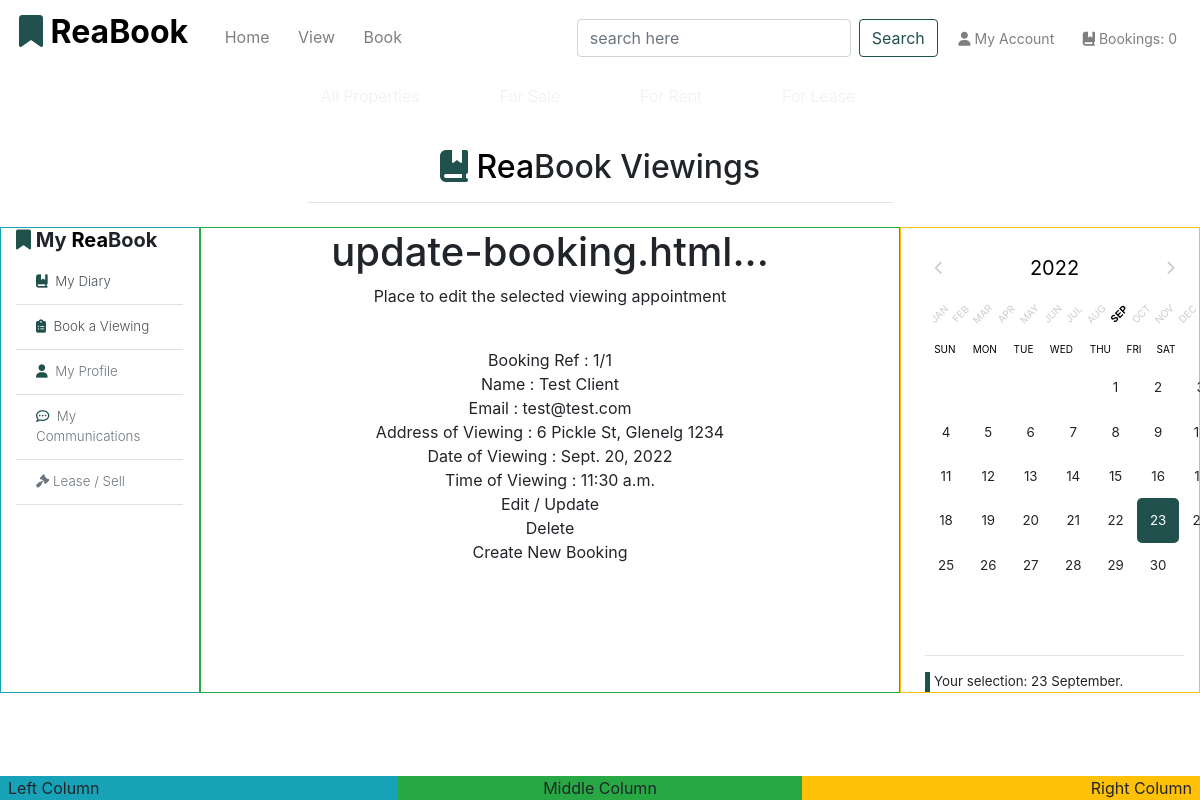
Before: /book/diary/1/ (signed in) with the older database file.
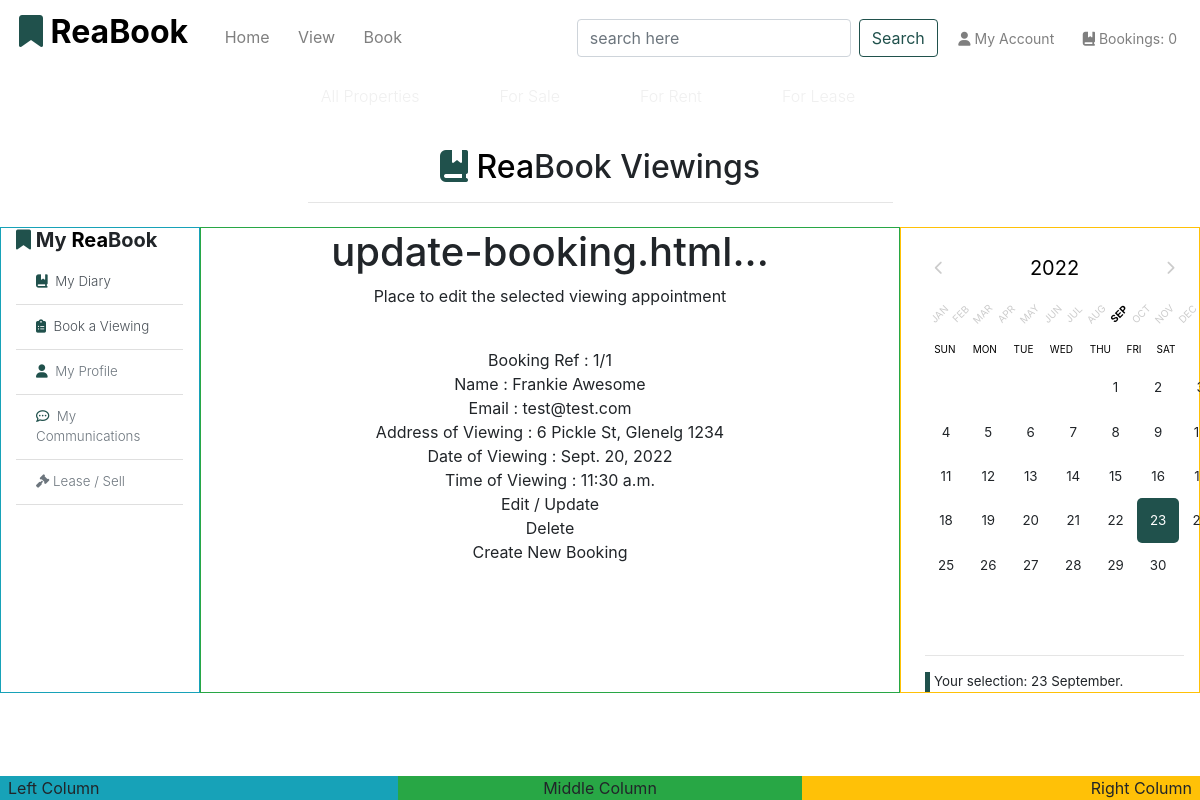
After: the same page with the newer database file.
### app_bookings/models.py (models this page shows, shortened)
class Booking(models.Model):
    booking_number = models.CharField(max_length=8, null=False, editable=False)
    client = models.ForeignKey('app_bookings.Client', null=True, on_delete=models.SET_NULL)
    property_id = models.ForeignKey('app_properties.Property', null=True, blank=True, on_delete=models.SET_NULL)
    booking_name = models.CharField(max_length=254, null=True, blank=True, default='15 min Viewing')
    date_of_viewing = models.DateField(default=date.today)
    time_of_viewing = models.TimeField(default=timezone.now)
    client_message = models.TextField(null=True, blank=True)
    date_submitted = models.DateTimeField(default=timezone.now)
    viewing_active = models.BooleanField(default=True)
    class Meta:
        verbose_name_plural = 'Bookings'
    def __str__(self):
        return self.booking_number

class Client(models.Model):
    f_name = models.CharField(max_length=40)
    l_name = models.CharField(max_length=40)
    client_username = models.CharField(max_length=40, default='Create Username')
    client_email = models.EmailField(max_length=254)
    client_phone = models.IntegerField(null=True, blank=True, default=123456789)
    client_city = models.CharField(max_length=140, null=True, blank=True)
    client_state = models.CharField(max_length=10, null=True, blank=True)
    client_zip = models.CharField(max_length=10, default='123 45')
    client_country = models.CharField(max_length=140, null=True, blank=True)
    contact_ok = models.BooleanField(default=False)

### app_properties/models.py (models this page shows, shortened)
class Property(models.Model):
    category = models.ForeignKey(
        'Category', null=True, blank=True, on_delete=models.SET_NULL
        )
    sector = models.ForeignKey(
        'Sector', null=True, blank=True, on_delete=models.SET_NULL
        )
    title_no = models.CharField(max_length=254, default='LT0000', unique=True)
    name = models.CharField(max_length=30)
    ribbon_feature = models.CharField(max_length=20, default="New Listing")
    description = models.TextField()
    sale_price = models.IntegerField(null=False, blank=False, default=1000000)
    rent_pw = models.IntegerField(null=False, blank=False, default=100000)
    rating = models.DecimalField(
        max_digits=3, decimal_places=1, null=True, blank=True
        )
    main_image_url = models.URLField(max_length=1024, null=True, blank=True)
    main_image = models.ImageField(null=True, blank=True)
    bath_image = models.ImageField(null=True, blank=True)
    kitchen_image = models.ImageField(null=True, blank=True)
    bedroom_image = models.ImageField(null=True, blank=True)
    living_image = models.ImageField(null=True, blank=True)
    main_image = models.ImageField(null=True, blank=True)
    bedrooms = models.IntegerField(null=False, blank=False)
    bathrooms = models.IntegerField(null=False, blank=False)
    carports = models.IntegerField(null=False, blank=False)
    land_area = models.IntegerField(null=True, blank=True)
    building_area = models.IntegerField(null=True, blank=True)
    air_conditioning = models.IntegerField(null=False, blank=False)
    unit_no = models.IntegerField(null=True, blank=True)
    house_no = models.IntegerField(null=True, blank=False, default="No.")
    level = models.IntegerField(null=True, blank=True)
    street = models.CharField(max_length=40, null=True, blank=False, default='Street')
    suburb = models.CharField(max_length=40)
    city = models.CharField(max_length=40)
    state = models.CharField(max_length=40, null=True, blank=True)
    country = models.CharField(max_length=40, null=True, blank=True)
    postcode = models.CharField(max_length=10)
    build_date = models.DateField(null=True, blank=True)
    list_date = models.DateField(auto_now_add=True)
    list_duration = models.IntegerField(null=False, blank=False, default=30)
    date_available = models.DateField(null=True, blank=True)
    owner_fname = models.CharField(max_length=254, null=True, blank=False)
    owner_lname = models.CharField(max_length=254, null=True, blank=False)
    viewings = models.BooleanField(default=True)
    realtor = models.CharField(max_length=256, null=True, blank=True, default='ReaBook.net')
    class Meta:
        verbose_name_plural = 'Properties'
        get_latest_by = 'list_date'

### app_bookings/views.py (the view)
# urls.py: path('diary/<int:booking_id>/', views.update_booking, name='update_booking'),
def update_booking(request, booking_id):
    booking = Booking.objects.get(pk=booking_id)
    context = {'booking': booking, }
    return render(request, 'book/update-booking.html', context)

### app_bookings/templates/book/update-booking.html (shortened to what this page needs)
{% extends 'base.html' %}
{% load static %}
{% block content %}
{% if user.is_authenticated %}
{% include 'includes/bookings-base.html' %}
    <div class="row-lg-12 justify-content-center">
        <h1>update-booking.html...</h1>
        <p>Place to edit the selected viewing appointment</p>
        <div class="row">
            <div class="col-lg-12">
                <br>
                Booking Ref : {{ booking.id }}/{{ booking }}
                <br>
                Name : {{ booking.client.f_name }} {{ booking.client.l_name }}
                <br>
                Email : {{ booking.client.client_email }}
                <br>
                Address of Viewing : {{ booking.property_id.house_no }} {{ booking.property_id.street }}, {{ booking.property_id.suburb }} {{ booking.property_id.postcode }}
                <br>
                Date of Viewing : {{ booking.date_of_viewing }}
                <br>
                Time of Viewing : {{ booking.time_of_viewing }}
                <br>
                Edit / Update
                <br>
                Delete
                <br>
                Create New Booking
            </div>
        </div>
    </div>
{% include 'includes/bookings-base-calendar.html' %}
{% else %}
    {% include 'includes/account-required.html' %}
{% endif %}
{% endblock %}

Changed rows visible on the page:
changed through a linked row, Booking "test@test.com": client.f_name "Test" → "Frankie"; client.l_name "Client" → "Awesome"
